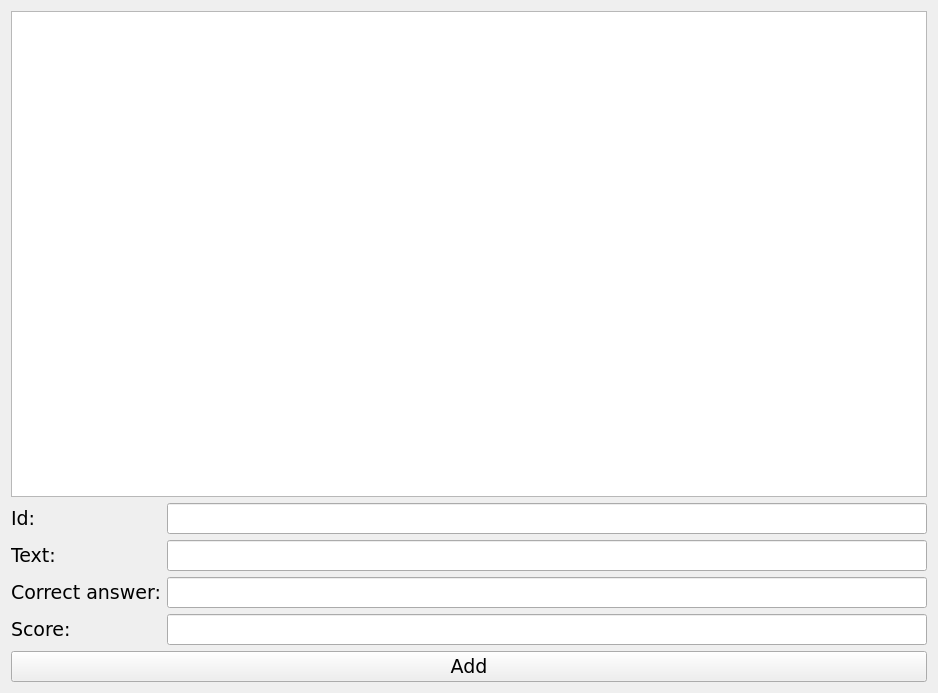
<?xml version="1.0" encoding="UTF-8"?>
<ui version="4.0">
 <class>Presenter</class>
 <widget class="QWidget" name="Presenter">
  <property name="geometry">
   <rect>
    <x>0</x>
    <y>0</y>
    <width>938</width>
    <height>693</height>
   </rect>
  </property>
  <property name="font">
   <font>
    <family>DejaVu Sans</family>
    <pointsize>14</pointsize>
   </font>
  </property>
  <property name="windowTitle">
   <string>Presenter</string>
  </property>
  <layout class="QVBoxLayout" name="verticalLayout">
   <item>
    <widget class="QListWidget" name="questions_listWidget"/>
   </item>
   <item>
    <layout class="QFormLayout" name="formLayout">
     <item row="0" column="0">
      <widget class="QLabel" name="label">
       <property name="text">
        <string>Id:</string>
       </property>
      </widget>
     </item>
     <item row="0" column="1">
      <widget class="QLineEdit" name="id_lineEdit"/>
     </item>
     <item row="1" column="0">
      <widget class="QLabel" name="label_2">
       <property name="text">
        <string>Text:</string>
       </property>
      </widget>
     </item>
     <item row="1" column="1">
      <widget class="QLineEdit" name="text_lineEdit"/>
     </item>
     <item row="2" column="0">
      <widget class="QLabel" name="label_3">
       <property name="text">
        <string>Correct answer:</string>
       </property>
      </widget>
     </item>
     <item row="2" column="1">
      <widget class="QLineEdit" name="correct_answer_lineEdit"/>
     </item>
     <item row="3" column="0">
      <widget class="QLabel" name="label_4">
       <property name="text">
        <string>Score:</string>
       </property>
      </widget>
     </item>
     <item row="3" column="1">
      <widget class="QLineEdit" name="score_lineEdit"/>
     </item>
    </layout>
   </item>
   <item>
    <widget class="QPushButton" name="add_pushButton">
     <property name="text">
      <string>Add</string>
     </property>
    </widget>
   </item>
  </layout>
 </widget>
 <resources/>
 <connections/>
</ui>
